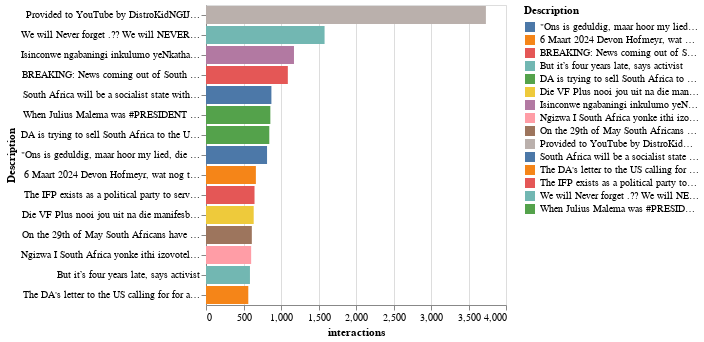

Notebook code cell kept with this figure:
### Code cell
# Top 15 posts with high number of Total Interactions and reshares
#This accounts for posts that are direct shares with no added caption or message
data_Ls=data.pivot_table(values=['interactions'], index='Description', aggfunc=np.sum).reset_index().sort_values('interactions', ascending=False).head(15)
alt.Chart(data_Ls).mark_bar().encode(x='interactions', y=alt.Y('Description:N', sort='-x'), color='Description', tooltip=['Description']).interactive()

### Figure 1 — Vega-Lite specification as saved in the notebook (floating-point values rounded to 4 significant figures)
{"config": {"view": {"continuousWidth": 300, "continuousHeight": 300}}, "data": {"name": "data-d2ac3808883d0da79f94101e0ebdeced"}, "mark": {"type": "bar"}, "encoding": {"color": {"field": "Description", "type": "nominal"}, "tooltip": [{"field": "Description", "type": "nominal"}], "x": {"field": "interactions", "type": "quantitative"}, "y": {"field": "Description", "sort": "-x", "type": "nominal"}}, "params": [{"name": "param_6", "select": {"type": "interval", "encodings": ["x", "y"]}, "bind": "scales"}], "$schema": "https://vega.github.io/schema/vega-lite/v5.8.0.json", "datasets": {"data-d2ac3808883d0da79f94101e0ebdeced": [{"Description": "Provided to YouTube by DistroKidNGIJOLA NEBHINCA (feat. MAFIKIZOLO) · Khuthuza · MAFIKIZOLO · SIMZA DA SK · DASK RECORDS.BEST STUDIO IN SOUTH AFRICA FOR ALL ...", "interactions": 3732.0}, {"Description": "We will Never forget .??\nWe will NEVER stop sharing\n\n???? ????STI?? !! ????", "interactions": 1581.0}, {"Description": "Isinconwe ngabaningi inkulumo yeNkatha ngodaba lwabantu bokufika\n\nIqembu le IFP selikuvezile ukuthi lona alihambisani nalento eyenzeka lapha e South Africa  yokuthi kugcwale abantu bokufika abangenamaphepha baqedele abantu bakuleli imsebenzi \n\nUMongameli we IFP uBaba uVelenkosini Hlabisa uthi Uma ningafaka iNkatha emandleni kungathi kuphela izinyanga eziyisithupha 6 ibe isibabuyisele emumva bonke abokufika iphinde ivale zonke izinkampane eziqasha abantu bokufika. UHlabiba uthe zonke izitole ezincane ezisemalokishini nasemakhaya kumele zibuyele kubantu bakuleli zonke waphinde wathinda indaba yabashayeli bamaloli ukuthi kumele kusebenze abantu bakuleli kuphela kanjalo nabasemafemini kumele kube abantu base South Africa kuphela \n\nINkatha kuseyiyona kuphela esakhulume into ecacile ngodaba labokufika abangenamaphepha", "interactions": 1173.0}, {"Description": "BREAKING: News coming out of South Africa ???? is that the ANC government has withdrawn all state security and escort for the fugitive IAN. \n\nIAN had yesterday accepted an invitation to attend and speak against the ANC at a political rally in support of the DA without any warning or informing his hosts.\n\nHe is currently in hot soup pleading with the ANC government not to withdraw his other privileges after he angered them. \nHe says he is scared to return to Botswana ???? ????????????\n\nHe made a tactical error and now knows his days on the run are numbered. ????????????.\n\n#whistleblower", "interactions": 1091.0}, {"Description": "South Africa will be a socialist state without provinces and will have a state-owned bank should the EFF take over the government, says Julius Malema.", "interactions": 872.0}, {"Description": "When Julius Malema was #PRESIDENT of COSAS (Congress of South African Students), It was successful and vibrant. Championing the interests of School Children.\n\nWhen Julius Malema was the #PRESIDENT of the ANCYL (African National Congress Youth League) It was successful and vibrant. Championing the needs of the Youth.\n\nHe is now the #PRESIDENT of the EFF ( Economic Freedom Fighters), It is successful and vibrant. Championing the needs of poor people. He brought change to parliament and brought back the issue of LAND. Today all polical parties that are formed are talking EFF language.\n\nFellow South Africans  Julius Malema is now ready to be #PRESIDENT of South Africa. It will be successful and vibrant. Let Julius Malema do to SA what he has done to COSAS, ANCYL, EFF of Julius Malema. Imagine Julius Malema speaking at the United Nations in New York. Tell me you don't want to see that in your lifetime. We have done it for Nelson Mandela for 30 years, On the 29th of May we must do it for Peter Mokaba or For Winnie Madikizela Mandela uNomzamo.\n\nI beg you Fellow South Africans let's give the Son of the Soil the chance to make South Africa Successful and Vibrant.", "interactions": 858.0}, {"Description": "DA is trying to sell South Africa to the United States according to ANC President Cyril Ramaphosa.", "interactions": 844.0}, {"Description": "\"Ons is geduldig, maar hoor my lied, die UIM sal die nuwe leierskap van Suid Afrika wees.”", "interactions": 814.0}, {"Description": "6 Maart 2024 Devon Hofmeyr, wat nog tot gister betrokke was by die Bittereinders beweging, is deur die politieke party, UIM aangewys as sy nasionale jeugleier. Die seun van Steve Hofmeyr het vanoggend tydens ‘n mediakonferensie aangekondig dat hy by die UIM aangesluit het. Hy sê Suid-Afrika bevin...", "interactions": 665.0}, {"Description": "The IFP exists as a political party to serve the people of South Africa, and to do so in the spirit of ubuntu/botho. Our primary purpose is to serve.", "interactions": 647.0}, {"Description": "Die VF Plus nooi jou uit na die manifesbekendstelling wat oplossings bied om Suid-Afrika te herstel en te bou. | The FF Plus invites you to the manifesto launch which offers solutions to restore and build South Africa.", "interactions": 636.0}, {"Description": "On the 29th of May South Africans have the opportunity to replace this utterly dysfunctional, incompetent government that does not care.", "interactions": 611.0}, {"Description": "Ngizwa I South Africa yonke ithi izovotela i IFP", "interactions": 602.0}, {"Description": "But it’s four years late, says activist", "interactions": 586.0}, {"Description": "The DA's letter to the US calling for for additional resources to assist South Africa in the upcoming elections has raised eyebrows.", "interactions": 564.0}]}}
